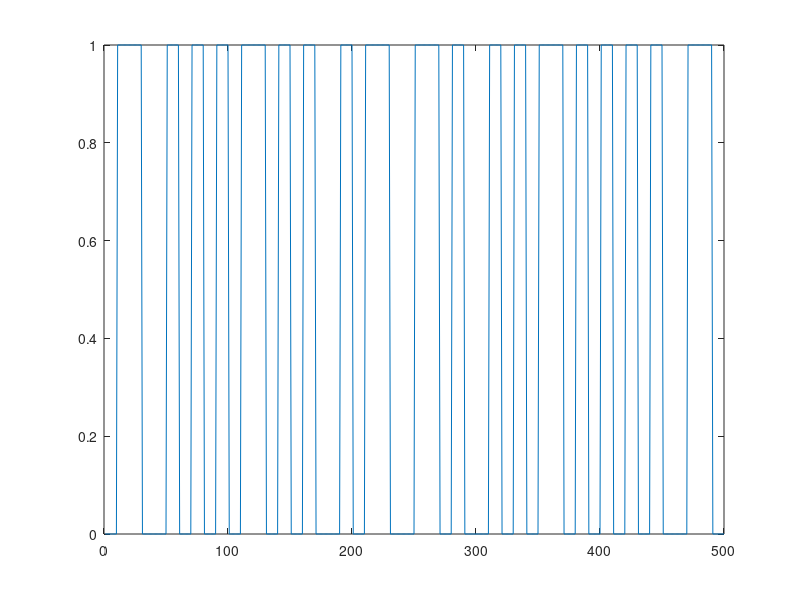
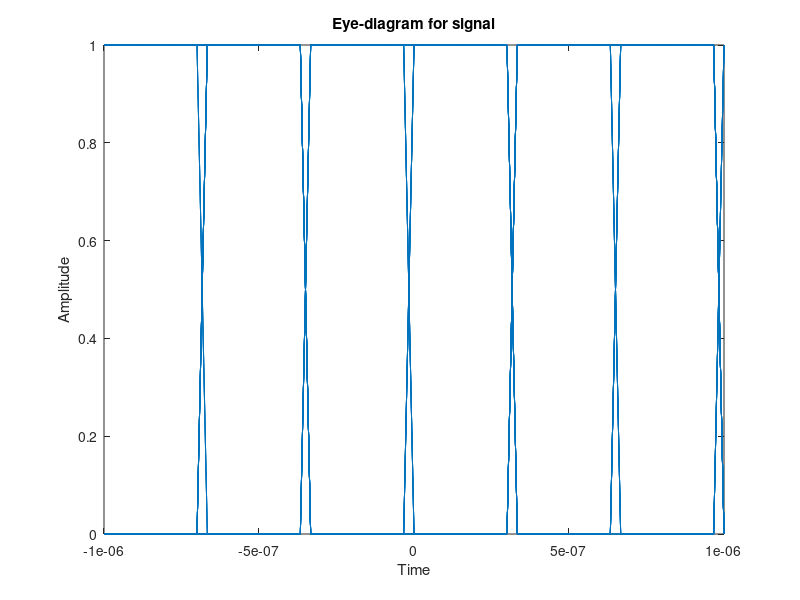
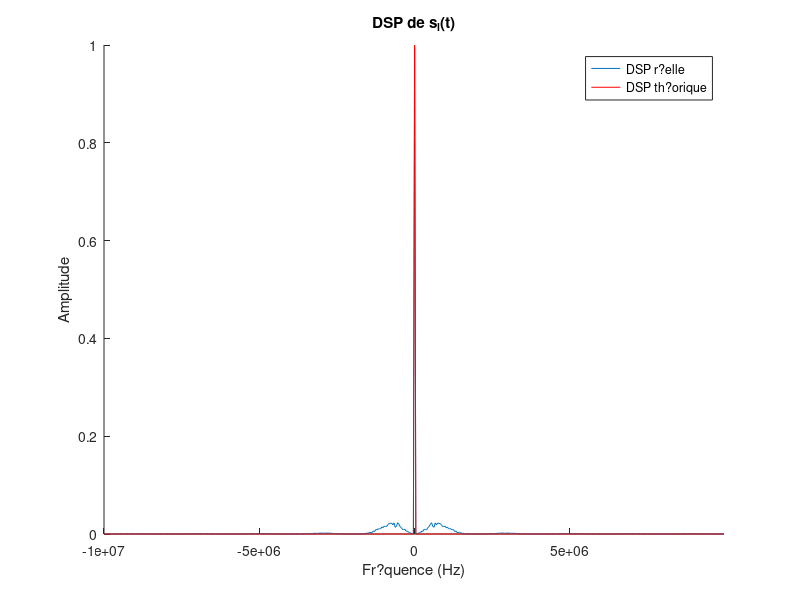

MATLAB code to generate these figures, in order:
clear all;
close all;

%% Initialisation des variables

F_e = 20*10^6; % fr?quence d'?chantillonage ? 20 MHz
T_e = 1/F_e; 
D_s = 10^6; % d?bit symbole ? 1 MHz
T_s = 1/D_s; % p?riode symbole ? 1 ?s
F_se = T_s/T_e; % facteur de sur-?chantillonage = 20
N_fft = 512; % nombre de points utilis?s pour la FFT
N_bits = 1000; % nombre de bits du message transmis
f = ([0:N_fft-1]/N_fft-0.5)*F_e; % axe des fr?quences

%% Question 11

% G?n?ration de la s?quence binaire
b_k = randi([0 1], 1, N_bits);

% Filtre de mise en forme
p = [-0.5*ones(1, 0.5*T_s*F_e), 0.5*ones(1, 0.5*T_s*F_e)];

% Association bit symbole
Ak = 2*b_k-1; % Ak = -1 pour b_k = 0, 1 pour b_k = 1

% Sur-?chantillonage
Ak = upsample(Ak, F_se);

% Signal s_l(t)
s_l = 0.5 + conv(Ak, p);

% Affichage des 25 premiers bits du signal s_l
figure, plot(s_l(1:25*F_se));

%% Question 12

% Diagramme de l'oeil de dur?e 2*T_s pour les 100 premiers bits envoy?s
eyediagram(s_l(1:100*F_se), 3*F_se, 2*T_s);

%% Question 13

% DSP de s_l(t)
s_l_tmp = s_l;
% on rajoute des z?ros si la longueur de s_l n'est pas divisible par N
if length(s_l_tmp)/N_fft-fix(length(s_l_tmp)/N_fft) ~= 0
    s_l_tmp = [zeros(1,(fix(length(s_l_tmp)/N_fft)+1)*N_fft-length(s_l_tmp)) s_l_tmp];
end
S_l_cut = zeros(0);
% on calcule la TF puis DSP de chaque sous-vecteur
for i=1:fix(length(s_l_tmp)/N_fft)
    tmp = abs(fft(s_l_tmp((i-1)*N_fft+1:i*N_fft), N_fft)).^2;
    S_l_cut = [S_l_cut; tmp];
end
Dirac = [zeros(1,length(f)/2) 1 zeros(1,length(f)/2-1)];
DSP_S_l_th = Dirac/4 + ((pi^2.*f.^2.*T_s.^3)/(16*sqrt(N_fft))).*sinc(f.*T_s/2).^4; % N_fft au lieu de diviser par 16 = magouille
DSP_S_l_th_norme = DSP_S_l_th./sqrt(sum(DSP_S_l_th.^2));
DSP_S_l = (1/(size(S_l_cut,1)))*sum(S_l_cut);
% finalement, on trace les DSP normalis?es
figure;
hold on
plot(f,fftshift(DSP_S_l)./sqrt(sum(DSP_S_l.^2)));
plot(f,DSP_S_l_th_norme,'r');
xlim([-F_e/2 F_e/2-F_e/N_fft]);
legend('DSP r?elle', 'DSP th?orique');
title('DSP de s_l(t)');
xlabel('Fr?quence (Hz)');
ylabel('Amplitude');